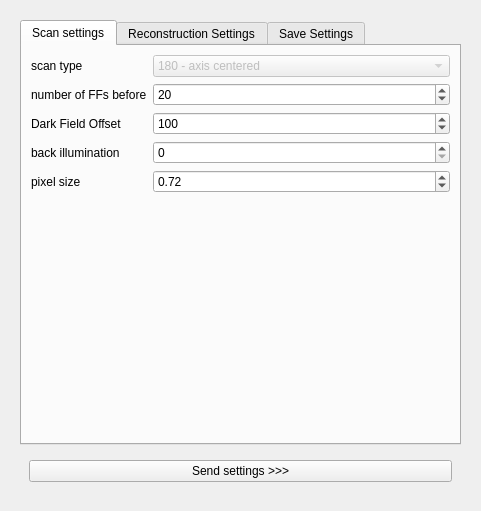
<?xml version="1.0" encoding="UTF-8"?>
<ui version="4.0">
 <class>recoParametersWidget</class>
 <widget class="QWidget" name="recoParametersWidget">
  <property name="geometry">
   <rect>
    <x>0</x>
    <y>0</y>
    <width>446</width>
    <height>511</height>
   </rect>
  </property>
  <property name="windowTitle">
   <string>Form</string>
  </property>
  <layout class="QHBoxLayout" name="horizontalLayout_3">
   <item>
    <widget class="QWidget" name="upperSection" native="true">
     <layout class="QVBoxLayout" name="verticalLayout">
      <item>
       <widget class="QTabWidget" name="tabWidget">
        <property name="tabShape">
         <enum>QTabWidget::Rounded</enum>
        </property>
        <property name="currentIndex">
         <number>0</number>
        </property>
        <widget class="QWidget" name="tab_scan_settings">
         <attribute name="title">
          <string>Scan settings</string>
         </attribute>
         <layout class="QFormLayout" name="formLayout">
          <property name="labelAlignment">
           <set>Qt::AlignLeading|Qt::AlignLeft|Qt::AlignVCenter</set>
          </property>
          <item row="0" column="0">
           <widget class="QLabel" name="label_18">
            <property name="text">
             <string>scan type</string>
            </property>
           </widget>
          </item>
          <item row="0" column="1">
           <widget class="QComboBox" name="comboBox_180_360">
            <property name="enabled">
             <bool>false</bool>
            </property>
            <item>
             <property name="text">
              <string>180 - axis centered</string>
             </property>
            </item>
            <item>
             <property name="text">
              <string>360 - axis left</string>
             </property>
            </item>
            <item>
             <property name="text">
              <string>360 - axis right</string>
             </property>
            </item>
           </widget>
          </item>
          <item row="1" column="0">
           <widget class="QLabel" name="label_2">
            <property name="sizePolicy">
             <sizepolicy hsizetype="Fixed" vsizetype="Preferred">
              <horstretch>0</horstretch>
              <verstretch>0</verstretch>
             </sizepolicy>
            </property>
            <property name="text">
             <string>number of FFs before</string>
            </property>
           </widget>
          </item>
          <item row="1" column="1">
           <widget class="QSpinBox" name="spinBox_number_FFs">
            <property name="sizePolicy">
             <sizepolicy hsizetype="Minimum" vsizetype="Preferred">
              <horstretch>0</horstretch>
              <verstretch>0</verstretch>
             </sizepolicy>
            </property>
            <property name="maximum">
             <number>5000</number>
            </property>
            <property name="value">
             <number>20</number>
            </property>
           </widget>
          </item>
          <item row="2" column="0">
           <widget class="QLabel" name="label_10">
            <property name="sizePolicy">
             <sizepolicy hsizetype="Fixed" vsizetype="Preferred">
              <horstretch>0</horstretch>
              <verstretch>0</verstretch>
             </sizepolicy>
            </property>
            <property name="toolTip">
             <string>&lt;html&gt;&lt;head/&gt;&lt;body&gt;&lt;p&gt;Subtracts this value from both, projection and flat field, before dividing them&lt;/p&gt;&lt;/body&gt;&lt;/html&gt;</string>
            </property>
            <property name="text">
             <string>Dark Field Offset</string>
            </property>
           </widget>
          </item>
          <item row="2" column="1">
           <widget class="QSpinBox" name="spinBox_DF">
            <property name="sizePolicy">
             <sizepolicy hsizetype="Minimum" vsizetype="Preferred">
              <horstretch>0</horstretch>
              <verstretch>0</verstretch>
             </sizepolicy>
            </property>
            <property name="toolTip">
             <string>&lt;html&gt;&lt;head/&gt;&lt;body&gt;&lt;p&gt;Subtracts this value from both, projection and flat field, before dividing them&lt;/p&gt;&lt;/body&gt;&lt;/html&gt;</string>
            </property>
            <property name="maximum">
             <number>65535</number>
            </property>
            <property name="value">
             <number>100</number>
            </property>
           </widget>
          </item>
          <item row="3" column="0">
           <widget class="QLabel" name="label_13">
            <property name="text">
             <string>back illumination</string>
            </property>
           </widget>
          </item>
          <item row="3" column="1">
           <widget class="QSpinBox" name="spinBox_back_illumination">
            <property name="sizePolicy">
             <sizepolicy hsizetype="Minimum" vsizetype="Preferred">
              <horstretch>0</horstretch>
              <verstretch>0</verstretch>
             </sizepolicy>
            </property>
            <property name="toolTip">
             <string>&lt;html&gt;&lt;head/&gt;&lt;body&gt;&lt;p&gt;will be subtracted from the FFs only&lt;/p&gt;&lt;/body&gt;&lt;/html&gt;</string>
            </property>
            <property name="maximum">
             <number>65535</number>
            </property>
           </widget>
          </item>
          <item row="4" column="0">
           <widget class="QLabel" name="label_14">
            <property name="text">
             <string>pixel size</string>
            </property>
           </widget>
          </item>
          <item row="4" column="1">
           <widget class="QDoubleSpinBox" name="pixel_size">
            <property name="sizePolicy">
             <sizepolicy hsizetype="Minimum" vsizetype="Preferred">
              <horstretch>0</horstretch>
              <verstretch>0</verstretch>
             </sizepolicy>
            </property>
            <property name="singleStep">
             <double>0.010000000000000</double>
            </property>
            <property name="value">
             <double>0.720000000000000</double>
            </property>
           </widget>
          </item>
         </layout>
        </widget>
        <widget class="QWidget" name="tab_reco_settings">
         <attribute name="title">
          <string>Reconstruction Settings</string>
         </attribute>
         <layout class="QHBoxLayout" name="horizontalLayout_2">
          <item>
           <widget class="QGroupBox" name="groupBox">
            <property name="title">
             <string>Reconstruction Settings</string>
            </property>
            <layout class="QFormLayout" name="formLayout_2">
             <item row="0" column="0">
              <widget class="QLabel" name="label_8">
               <property name="sizePolicy">
                <sizepolicy hsizetype="Fixed" vsizetype="Preferred">
                 <horstretch>0</horstretch>
                 <verstretch>0</verstretch>
                </sizepolicy>
               </property>
               <property name="text">
                <string>ring handling (radius)</string>
               </property>
              </widget>
             </item>
             <item row="0" column="1">
              <widget class="QSpinBox" name="spinBox_ringradius">
               <property name="enabled">
                <bool>false</bool>
               </property>
               <property name="sizePolicy">
                <sizepolicy hsizetype="Minimum" vsizetype="Preferred">
                 <horstretch>0</horstretch>
                 <verstretch>0</verstretch>
                </sizepolicy>
               </property>
               <property name="maximum">
                <number>65535</number>
               </property>
               <property name="value">
                <number>50</number>
               </property>
              </widget>
             </item>
             <item row="1" column="0">
              <widget class="QLabel" name="label_7">
               <property name="text">
                <string>Slice</string>
               </property>
              </widget>
             </item>
             <item row="1" column="1">
              <widget class="QSpinBox" name="slice_number">
               <property name="enabled">
                <bool>false</bool>
               </property>
               <property name="sizePolicy">
                <sizepolicy hsizetype="Minimum" vsizetype="Preferred">
                 <horstretch>0</horstretch>
                 <verstretch>0</verstretch>
                </sizepolicy>
               </property>
               <property name="font">
                <font>
                 <pointsize>8</pointsize>
                 <weight>50</weight>
                 <bold>false</bold>
                </font>
               </property>
               <property name="value">
                <number>30</number>
               </property>
              </widget>
             </item>
             <item row="2" column="0">
              <widget class="QLabel" name="label_3">
               <property name="sizePolicy">
                <sizepolicy hsizetype="Fixed" vsizetype="Preferred">
                 <horstretch>0</horstretch>
                 <verstretch>0</verstretch>
                </sizepolicy>
               </property>
               <property name="text">
                <string>COR:</string>
               </property>
              </widget>
             </item>
             <item row="2" column="1">
              <widget class="QDoubleSpinBox" name="COR">
               <property name="enabled">
                <bool>false</bool>
               </property>
               <property name="sizePolicy">
                <sizepolicy hsizetype="Minimum" vsizetype="Preferred">
                 <horstretch>0</horstretch>
                 <verstretch>0</verstretch>
                </sizepolicy>
               </property>
               <property name="font">
                <font>
                 <weight>50</weight>
                 <bold>false</bold>
                </font>
               </property>
               <property name="maximum">
                <double>5000.000000000000000</double>
               </property>
               <property name="singleStep">
                <double>1.000000000000000</double>
               </property>
               <property name="value">
                <double>0.000000000000000</double>
               </property>
              </widget>
             </item>
             <item row="3" column="0">
              <widget class="QLabel" name="label_9">
               <property name="sizePolicy">
                <sizepolicy hsizetype="Fixed" vsizetype="Preferred">
                 <horstretch>0</horstretch>
                 <verstretch>0</verstretch>
                </sizepolicy>
               </property>
               <property name="font">
                <font>
                 <pointsize>8</pointsize>
                 <weight>50</weight>
                 <bold>false</bold>
                </font>
               </property>
               <property name="text">
                <string>Offset Angle</string>
               </property>
              </widget>
             </item>
             <item row="3" column="1">
              <widget class="QDoubleSpinBox" name="Offset_Angle">
               <property name="enabled">
                <bool>false</bool>
               </property>
               <property name="sizePolicy">
                <sizepolicy hsizetype="Minimum" vsizetype="Preferred">
                 <horstretch>0</horstretch>
                 <verstretch>0</verstretch>
                </sizepolicy>
               </property>
               <property name="font">
                <font>
                 <pointsize>8</pointsize>
                 <weight>50</weight>
                 <bold>false</bold>
                </font>
               </property>
               <property name="alignment">
                <set>Qt::AlignLeading|Qt::AlignLeft|Qt::AlignVCenter</set>
               </property>
               <property name="minimum">
                <double>-360.000000000000000</double>
               </property>
               <property name="maximum">
                <double>360.000000000000000</double>
               </property>
              </widget>
             </item>
             <item row="4" column="0">
              <widget class="QLabel" name="label">
               <property name="sizePolicy">
                <sizepolicy hsizetype="Fixed" vsizetype="Preferred">
                 <horstretch>0</horstretch>
                 <verstretch>0</verstretch>
                </sizepolicy>
               </property>
               <property name="text">
                <string>Rot-speed[°/img]</string>
               </property>
              </widget>
             </item>
             <item row="4" column="1">
              <widget class="QDoubleSpinBox" name="speed_W">
               <property name="enabled">
                <bool>false</bool>
               </property>
               <property name="sizePolicy">
                <sizepolicy hsizetype="Minimum" vsizetype="Preferred">
                 <horstretch>0</horstretch>
                 <verstretch>0</verstretch>
                </sizepolicy>
               </property>
               <property name="decimals">
                <number>5</number>
               </property>
               <property name="singleStep">
                <double>0.000100000000000</double>
               </property>
               <property name="value">
                <double>0.300000000000000</double>
               </property>
              </widget>
             </item>
             <item row="5" column="0">
              <widget class="QLabel" name="label_4">
               <property name="enabled">
                <bool>false</bool>
               </property>
               <property name="sizePolicy">
                <sizepolicy hsizetype="Fixed" vsizetype="Preferred">
                 <horstretch>0</horstretch>
                 <verstretch>0</verstretch>
                </sizepolicy>
               </property>
               <property name="text">
                <string>Y-speed[Px/img]</string>
               </property>
              </widget>
             </item>
             <item row="5" column="1">
              <widget class="QDoubleSpinBox" name="speed_Y">
               <property name="enabled">
                <bool>false</bool>
               </property>
               <property name="sizePolicy">
                <sizepolicy hsizetype="Minimum" vsizetype="Preferred">
                 <horstretch>0</horstretch>
                 <verstretch>0</verstretch>
                </sizepolicy>
               </property>
              </widget>
             </item>
             <item row="6" column="0">
              <widget class="QLabel" name="label_15">
               <property name="sizePolicy">
                <sizepolicy hsizetype="Fixed" vsizetype="Preferred">
                 <horstretch>0</horstretch>
                 <verstretch>0</verstretch>
                </sizepolicy>
               </property>
               <property name="font">
                <font>
                 <pointsize>8</pointsize>
                 <weight>50</weight>
                 <bold>false</bold>
                </font>
               </property>
               <property name="text">
                <string>Algorithm</string>
               </property>
              </widget>
             </item>
             <item row="6" column="1">
              <widget class="QComboBox" name="algorithm_list">
               <property name="enabled">
                <bool>false</bool>
               </property>
               <property name="sizePolicy">
                <sizepolicy hsizetype="Minimum" vsizetype="Preferred">
                 <horstretch>0</horstretch>
                 <verstretch>0</verstretch>
                </sizepolicy>
               </property>
               <property name="font">
                <font>
                 <pointsize>8</pointsize>
                 <weight>50</weight>
                 <bold>false</bold>
                </font>
               </property>
               <item>
                <property name="text">
                 <string>gridrec</string>
                </property>
               </item>
               <item>
                <property name="text">
                 <string>FBP_CUDA</string>
                </property>
               </item>
               <item>
                <property name="text">
                 <string>art</string>
                </property>
               </item>
               <item>
                <property name="text">
                 <string>bart</string>
                </property>
               </item>
               <item>
                <property name="text">
                 <string>fbp</string>
                </property>
               </item>
               <item>
                <property name="text">
                 <string>sirt</string>
                </property>
               </item>
               <item>
                <property name="text">
                 <string>tv</string>
                </property>
               </item>
               <item>
                <property name="text">
                 <string>grad</string>
                </property>
               </item>
               <item>
                <property name="text">
                 <string>mlem</string>
                </property>
               </item>
               <item>
                <property name="text">
                 <string>tikh</string>
                </property>
               </item>
               <item>
                <property name="text">
                 <string>osem</string>
                </property>
               </item>
               <item>
                <property name="text">
                 <string>pml_hybrid</string>
                </property>
               </item>
               <item>
                <property name="text">
                 <string>pml_quad</string>
                </property>
               </item>
               <item>
                <property name="text">
                 <string>ospml_hybrid</string>
                </property>
               </item>
               <item>
                <property name="text">
                 <string>ospml_quad</string>
                </property>
               </item>
              </widget>
             </item>
             <item row="7" column="0">
              <widget class="QLabel" name="label_16">
               <property name="sizePolicy">
                <sizepolicy hsizetype="Fixed" vsizetype="Preferred">
                 <horstretch>0</horstretch>
                 <verstretch>0</verstretch>
                </sizepolicy>
               </property>
               <property name="font">
                <font>
                 <pointsize>8</pointsize>
                 <weight>50</weight>
                 <bold>false</bold>
                </font>
               </property>
               <property name="text">
                <string>Filter</string>
               </property>
              </widget>
             </item>
             <item row="7" column="1">
              <widget class="QComboBox" name="filter_list">
               <property name="enabled">
                <bool>false</bool>
               </property>
               <property name="sizePolicy">
                <sizepolicy hsizetype="Minimum" vsizetype="Preferred">
                 <horstretch>0</horstretch>
                 <verstretch>0</verstretch>
                </sizepolicy>
               </property>
               <property name="font">
                <font>
                 <pointsize>8</pointsize>
                 <weight>50</weight>
                 <bold>false</bold>
                </font>
               </property>
               <item>
                <property name="text">
                 <string>shepp</string>
                </property>
               </item>
               <item>
                <property name="text">
                 <string>ramlak</string>
                </property>
               </item>
               <item>
                <property name="text">
                 <string>hann</string>
                </property>
               </item>
               <item>
                <property name="text">
                 <string>hamming</string>
                </property>
               </item>
               <item>
                <property name="text">
                 <string>parzen</string>
                </property>
               </item>
               <item>
                <property name="text">
                 <string>butterworth</string>
                </property>
               </item>
               <item>
                <property name="text">
                 <string>cosine</string>
                </property>
               </item>
               <item>
                <property name="text">
                 <string>none</string>
                </property>
               </item>
              </widget>
             </item>
             <item row="8" column="0">
              <widget class="QCheckBox" name="auto_update">
               <property name="enabled">
                <bool>false</bool>
               </property>
               <property name="text">
                <string>auto update</string>
               </property>
              </widget>
             </item>
             <item row="8" column="1">
              <widget class="QPushButton" name="pushReconstruct">
               <property name="enabled">
                <bool>false</bool>
               </property>
               <property name="sizePolicy">
                <sizepolicy hsizetype="Minimum" vsizetype="Preferred">
                 <horstretch>0</horstretch>
                 <verstretch>0</verstretch>
                </sizepolicy>
               </property>
               <property name="minimumSize">
                <size>
                 <width>0</width>
                 <height>30</height>
                </size>
               </property>
               <property name="font">
                <font>
                 <pointsize>14</pointsize>
                 <weight>75</weight>
                 <bold>true</bold>
                </font>
               </property>
               <property name="text">
                <string>Test</string>
               </property>
              </widget>
             </item>
            </layout>
           </widget>
          </item>
          <item>
           <widget class="QGroupBox" name="groupBox_2">
            <property name="title">
             <string>Phase Retrieval</string>
            </property>
            <layout class="QFormLayout" name="formLayout_3">
             <item row="0" column="0" colspan="2">
              <widget class="QCheckBox" name="checkBox_phase_2">
               <property name="enabled">
                <bool>false</bool>
               </property>
               <property name="sizePolicy">
                <sizepolicy hsizetype="Minimum" vsizetype="Preferred">
                 <horstretch>0</horstretch>
                 <verstretch>0</verstretch>
                </sizepolicy>
               </property>
               <property name="font">
                <font>
                 <pointsize>8</pointsize>
                 <weight>50</weight>
                 <bold>false</bold>
                </font>
               </property>
               <property name="text">
                <string>Phase Retrieval</string>
               </property>
              </widget>
             </item>
             <item row="1" column="0">
              <widget class="QLabel" name="label_distance_2">
               <property name="enabled">
                <bool>true</bool>
               </property>
               <property name="sizePolicy">
                <sizepolicy hsizetype="Minimum" vsizetype="Minimum">
                 <horstretch>0</horstretch>
                 <verstretch>0</verstretch>
                </sizepolicy>
               </property>
               <property name="font">
                <font>
                 <pointsize>8</pointsize>
                 <weight>50</weight>
                 <bold>false</bold>
                </font>
               </property>
               <property name="text">
                <string>distance (cm)</string>
               </property>
              </widget>
             </item>
             <item row="1" column="1">
              <widget class="QDoubleSpinBox" name="doubleSpinBox_distance_2">
               <property name="enabled">
                <bool>false</bool>
               </property>
               <property name="sizePolicy">
                <sizepolicy hsizetype="Minimum" vsizetype="Preferred">
                 <horstretch>0</horstretch>
                 <verstretch>0</verstretch>
                </sizepolicy>
               </property>
               <property name="font">
                <font>
                 <pointsize>8</pointsize>
                 <weight>50</weight>
                 <bold>false</bold>
                </font>
               </property>
               <property name="maximum">
                <double>5000.000000000000000</double>
               </property>
               <property name="value">
                <double>1.000000000000000</double>
               </property>
              </widget>
             </item>
             <item row="2" column="0">
              <widget class="QLabel" name="label_Energy_2">
               <property name="enabled">
                <bool>true</bool>
               </property>
               <property name="sizePolicy">
                <sizepolicy hsizetype="Minimum" vsizetype="Minimum">
                 <horstretch>0</horstretch>
                 <verstretch>0</verstretch>
                </sizepolicy>
               </property>
               <property name="font">
                <font>
                 <pointsize>8</pointsize>
                 <weight>50</weight>
                 <bold>false</bold>
                </font>
               </property>
               <property name="text">
                <string>Energy (keV)</string>
               </property>
              </widget>
             </item>
             <item row="2" column="1">
              <widget class="QDoubleSpinBox" name="doubleSpinBox_Energy_2">
               <property name="enabled">
                <bool>false</bool>
               </property>
               <property name="sizePolicy">
                <sizepolicy hsizetype="Minimum" vsizetype="Preferred">
                 <horstretch>0</horstretch>
                 <verstretch>0</verstretch>
                </sizepolicy>
               </property>
               <property name="font">
                <font>
                 <pointsize>8</pointsize>
                 <weight>50</weight>
                 <bold>false</bold>
                </font>
               </property>
               <property name="minimum">
                <double>1.000000000000000</double>
               </property>
               <property name="maximum">
                <double>100.000000000000000</double>
               </property>
               <property name="value">
                <double>20.000000000000000</double>
               </property>
              </widget>
             </item>
             <item row="3" column="0">
              <widget class="QLabel" name="label_alpha_2">
               <property name="enabled">
                <bool>true</bool>
               </property>
               <property name="sizePolicy">
                <sizepolicy hsizetype="Minimum" vsizetype="Minimum">
                 <horstretch>0</horstretch>
                 <verstretch>0</verstretch>
                </sizepolicy>
               </property>
               <property name="font">
                <font>
                 <pointsize>8</pointsize>
                 <weight>50</weight>
                 <bold>false</bold>
                </font>
               </property>
               <property name="text">
                <string>alpha</string>
               </property>
              </widget>
             </item>
             <item row="3" column="1">
              <widget class="QDoubleSpinBox" name="doubleSpinBox_alpha_2">
               <property name="enabled">
                <bool>false</bool>
               </property>
               <property name="sizePolicy">
                <sizepolicy hsizetype="Minimum" vsizetype="Preferred">
                 <horstretch>0</horstretch>
                 <verstretch>0</verstretch>
                </sizepolicy>
               </property>
               <property name="font">
                <font>
                 <pointsize>8</pointsize>
                 <weight>50</weight>
                 <bold>false</bold>
                </font>
               </property>
               <property name="decimals">
                <number>6</number>
               </property>
               <property name="singleStep">
                <double>0.000100000000000</double>
               </property>
               <property name="value">
                <double>0.001000000000000</double>
               </property>
              </widget>
             </item>
            </layout>
           </widget>
          </item>
         </layout>
        </widget>
        <widget class="QWidget" name="tab_save_settings">
         <attribute name="title">
          <string>Save Settings</string>
         </attribute>
         <layout class="QFormLayout" name="formLayout_4">
          <item row="0" column="0">
           <widget class="QRadioButton" name="save_tiff">
            <property name="enabled">
             <bool>false</bool>
            </property>
            <property name="text">
             <string>save as tiff</string>
            </property>
            <property name="checked">
             <bool>true</bool>
            </property>
           </widget>
          </item>
          <item row="0" column="1">
           <widget class="QRadioButton" name="save_hdf5">
            <property name="enabled">
             <bool>false</bool>
            </property>
            <property name="text">
             <string>save as hdf5</string>
            </property>
            <property name="checked">
             <bool>false</bool>
            </property>
           </widget>
          </item>
          <item row="1" column="0">
           <widget class="QLabel" name="label_11">
            <property name="text">
             <string>X-chunking (pixel)</string>
            </property>
           </widget>
          </item>
          <item row="1" column="1">
           <widget class="QSpinBox" name="hdf_chunking_x">
            <property name="enabled">
             <bool>false</bool>
            </property>
            <property name="sizePolicy">
             <sizepolicy hsizetype="Minimum" vsizetype="Preferred">
              <horstretch>0</horstretch>
              <verstretch>0</verstretch>
             </sizepolicy>
            </property>
            <property name="maximum">
             <number>99999</number>
            </property>
            <property name="value">
             <number>500</number>
            </property>
           </widget>
          </item>
          <item row="2" column="0">
           <widget class="QLabel" name="label_12">
            <property name="text">
             <string>Y-chunking (pixel)</string>
            </property>
           </widget>
          </item>
          <item row="2" column="1">
           <widget class="QSpinBox" name="hdf_chunking_y">
            <property name="enabled">
             <bool>false</bool>
            </property>
            <property name="sizePolicy">
             <sizepolicy hsizetype="Minimum" vsizetype="Preferred">
              <horstretch>0</horstretch>
              <verstretch>0</verstretch>
             </sizepolicy>
            </property>
            <property name="maximum">
             <number>99999</number>
            </property>
            <property name="value">
             <number>500</number>
            </property>
           </widget>
          </item>
          <item row="3" column="0">
           <widget class="QRadioButton" name="radioButton_32bit_float">
            <property name="enabled">
             <bool>false</bool>
            </property>
            <property name="text">
             <string>32-bit float</string>
            </property>
            <property name="checked">
             <bool>false</bool>
            </property>
           </widget>
          </item>
          <item row="3" column="1">
           <widget class="QRadioButton" name="radioButton_16bit_integer">
            <property name="enabled">
             <bool>false</bool>
            </property>
            <property name="text">
             <string>16-bit integer</string>
            </property>
            <property name="checked">
             <bool>false</bool>
            </property>
           </widget>
          </item>
          <item row="4" column="0">
           <widget class="QDoubleSpinBox" name="int_low">
            <property name="enabled">
             <bool>false</bool>
            </property>
            <property name="sizePolicy">
             <sizepolicy hsizetype="Minimum" vsizetype="Preferred">
              <horstretch>0</horstretch>
              <verstretch>0</verstretch>
             </sizepolicy>
            </property>
            <property name="decimals">
             <number>3</number>
            </property>
            <property name="minimum">
             <double>-65535.000000000000000</double>
            </property>
            <property name="maximum">
             <double>65535.000000000000000</double>
            </property>
            <property name="singleStep">
             <double>1.000000000000000</double>
            </property>
            <property name="value">
             <double>-100.000000000000000</double>
            </property>
           </widget>
          </item>
          <item row="4" column="1">
           <widget class="QDoubleSpinBox" name="int_high">
            <property name="enabled">
             <bool>false</bool>
            </property>
            <property name="sizePolicy">
             <sizepolicy hsizetype="Minimum" vsizetype="Preferred">
              <horstretch>0</horstretch>
              <verstretch>0</verstretch>
             </sizepolicy>
            </property>
            <property name="decimals">
             <number>3</number>
            </property>
            <property name="minimum">
             <double>-65535.000000000000000</double>
            </property>
            <property name="maximum">
             <double>65535.000000000000000</double>
            </property>
            <property name="singleStep">
             <double>1.000000000000000</double>
            </property>
            <property name="value">
             <double>100.000000000000000</double>
            </property>
           </widget>
          </item>
          <item row="5" column="0">
           <widget class="QLabel" name="label_5">
            <property name="enabled">
             <bool>false</bool>
            </property>
            <property name="sizePolicy">
             <sizepolicy hsizetype="Minimum" vsizetype="Minimum">
              <horstretch>0</horstretch>
              <verstretch>0</verstretch>
             </sizepolicy>
            </property>
            <property name="text">
             <string>first slice</string>
            </property>
           </widget>
          </item>
          <item row="5" column="1">
           <widget class="QLabel" name="label_6">
            <property name="enabled">
             <bool>false</bool>
            </property>
            <property name="sizePolicy">
             <sizepolicy hsizetype="Minimum" vsizetype="Minimum">
              <horstretch>0</horstretch>
              <verstretch>0</verstretch>
             </sizepolicy>
            </property>
            <property name="text">
             <string>last slice</string>
            </property>
           </widget>
          </item>
          <item row="6" column="0">
           <widget class="QSpinBox" name="spinBox_first">
            <property name="enabled">
             <bool>false</bool>
            </property>
            <property name="maximum">
             <number>999999</number>
            </property>
           </widget>
          </item>
          <item row="6" column="1">
           <widget class="QSpinBox" name="spinBox_last">
            <property name="enabled">
             <bool>false</bool>
            </property>
            <property name="maximum">
             <number>999999</number>
            </property>
           </widget>
          </item>
         </layout>
        </widget>
       </widget>
      </item>
      <item>
       <widget class="QWidget" name="lowerSection" native="true">
        <layout class="QVBoxLayout" name="verticalLayout_2">
         <item>
          <widget class="QPushButton" name="btn_send_settings">
           <property name="text">
            <string>Send settings &gt;&gt;&gt;</string>
           </property>
          </widget>
         </item>
        </layout>
       </widget>
      </item>
     </layout>
    </widget>
   </item>
  </layout>
 </widget>
 <resources/>
 <connections/>
</ui>
